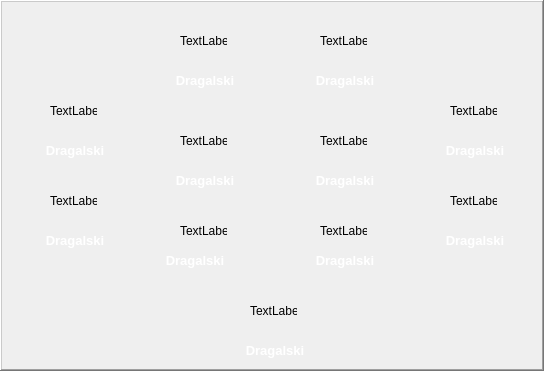
  <widget class="QFrame" name="pitch">
   <property name="geometry">
    <rect>
     <x>1090</x>
     <y>120</y>
     <width>544</width>
     <height>371</height>
    </rect>
   </property>
   <property name="frameShape">
    <enum>QFrame::WinPanel</enum>
   </property>
   <property name="frameShadow">
    <enum>QFrame::Raised</enum>
   </property>
   <widget class="QLabel" name="p1">
    <property name="geometry">
     <rect>
      <x>220</x>
      <y>340</y>
      <width>110</width>
      <height>21</height>
     </rect>
    </property>
    <property name="palette">
     <palette>
      <active>
       <colorrole role="WindowText">
        <brush brushstyle="SolidPattern">
         <color alpha="255">
          <red>255</red>
          <green>255</green>
          <blue>255</blue>
         </color>
        </brush>
       </colorrole>
       <colorrole role="Text">
        <brush brushstyle="SolidPattern">
         <color alpha="255">
          <red>0</red>
          <green>0</green>
          <blue>0</blue>
         </color>
        </brush>
       </colorrole>
      </active>
      <inactive>
       <colorrole role="WindowText">
        <brush brushstyle="SolidPattern">
         <color alpha="255">
          <red>255</red>
          <green>255</green>
          <blue>255</blue>
         </color>
        </brush>
       </colorrole>
       <colorrole role="Text">
        <brush brushstyle="SolidPattern">
         <color alpha="255">
          <red>0</red>
          <green>0</green>
          <blue>0</blue>
         </color>
        </brush>
       </colorrole>
      </inactive>
      <disabled>
       <colorrole role="WindowText">
        <brush brushstyle="SolidPattern">
         <color alpha="255">
          <red>120</red>
          <green>120</green>
          <blue>120</blue>
         </color>
        </brush>
       </colorrole>
       <colorrole role="Text">
        <brush brushstyle="SolidPattern">
         <color alpha="255">
          <red>120</red>
          <green>120</green>
          <blue>120</blue>
         </color>
        </brush>
       </colorrole>
      </disabled>
     </palette>
    </property>
    <property name="font">
     <font>
      <family>Segoe UI</family>
      <pointsize>10</pointsize>
      <weight>75</weight>
      <bold>true</bold>
     </font>
    </property>
    <property name="text">
     <string>Dragalski</string>
    </property>
    <property name="alignment">
     <set>Qt::AlignCenter</set>
    </property>
   </widget>
   <widget class="QLabel" name="p2">
    <property name="geometry">
     <rect>
      <x>20</x>
      <y>230</y>
      <width>110</width>
      <height>21</height>
     </rect>
    </property>
    <property name="palette">
     <palette>
      <active>
       <colorrole role="WindowText">
        <brush brushstyle="SolidPattern">
         <color alpha="255">
          <red>255</red>
          <green>255</green>
          <blue>255</blue>
         </color>
        </brush>
       </colorrole>
       <colorrole role="Text">
        <brush brushstyle="SolidPattern">
         <color alpha="255">
          <red>0</red>
          <green>0</green>
          <blue>0</blue>
         </color>
        </brush>
       </colorrole>
      </active>
      <inactive>
       <colorrole role="WindowText">
        <brush brushstyle="SolidPattern">
         <color alpha="255">
          <red>255</red>
          <green>255</green>
          <blue>255</blue>
         </color>
        </brush>
       </colorrole>
       <colorrole role="Text">
        <brush brushstyle="SolidPattern">
         <color alpha="255">
          <red>0</red>
          <green>0</green>
          <blue>0</blue>
         </color>
        </brush>
       </colorrole>
      </inactive>
      <disabled>
       <colorrole role="WindowText">
        <brush brushstyle="SolidPattern">
         <color alpha="255">
          <red>120</red>
          <green>120</green>
          <blue>120</blue>
         </color>
        </brush>
       </colorrole>
       <colorrole role="Text">
        <brush brushstyle="SolidPattern">
         <color alpha="255">
          <red>120</red>
          <green>120</green>
          <blue>120</blue>
         </color>
        </brush>
       </colorrole>
      </disabled>
     </palette>
    </property>
    <property name="font">
     <font>
      <family>Segoe UI</family>
      <pointsize>10</pointsize>
      <weight>75</weight>
      <bold>true</bold>
     </font>
    </property>
    <property name="text">
     <string>Dragalski</string>
    </property>
    <property name="alignment">
     <set>Qt::AlignCenter</set>
    </property>
   </widget>
   <widget class="QLabel" name="p3">
    <property name="geometry">
     <rect>
      <x>140</x>
      <y>250</y>
      <width>110</width>
      <height>21</height>
     </rect>
    </property>
    <property name="palette">
     <palette>
      <active>
       <colorrole role="WindowText">
        <brush brushstyle="SolidPattern">
         <color alpha="255">
          <red>255</red>
          <green>255</green>
          <blue>255</blue>
         </color>
        </brush>
       </colorrole>
       <colorrole role="Text">
        <brush brushstyle="SolidPattern">
         <color alpha="255">
          <red>0</red>
          <green>0</green>
          <blue>0</blue>
         </color>
        </brush>
       </colorrole>
      </active>
      <inactive>
       <colorrole role="WindowText">
        <brush brushstyle="SolidPattern">
         <color alpha="255">
          <red>255</red>
          <green>255</green>
          <blue>255</blue>
         </color>
        </brush>
       </colorrole>
       <colorrole role="Text">
        <brush brushstyle="SolidPattern">
         <color alpha="255">
          <red>0</red>
          <green>0</green>
          <blue>0</blue>
         </color>
        </brush>
       </colorrole>
      </inactive>
      <disabled>
       <colorrole role="WindowText">
        <brush brushstyle="SolidPattern">
         <color alpha="255">
          <red>120</red>
          <green>120</green>
          <blue>120</blue>
         </color>
        </brush>
       </colorrole>
       <colorrole role="Text">
        <brush brushstyle="SolidPattern">
         <color alpha="255">
          <red>120</red>
          <green>120</green>
          <blue>120</blue>
         </color>
        </brush>
       </colorrole>
      </disabled>
     </palette>
    </property>
    <property name="font">
     <font>
      <family>Segoe UI</family>
      <pointsize>10</pointsize>
      <weight>75</weight>
      <bold>true</bold>
     </font>
    </property>
    <property name="text">
     <string>Dragalski</string>
    </property>
    <property name="alignment">
     <set>Qt::AlignCenter</set>
    </property>
   </widget>
   <widget class="QLabel" name="p4">
    <property name="geometry">
     <rect>
      <x>290</x>
      <y>250</y>
      <width>110</width>
      <height>21</height>
     </rect>
    </property>
    <property name="palette">
     <palette>
      <active>
       <colorrole role="WindowText">
        <brush brushstyle="SolidPattern">
         <color alpha="255">
          <red>255</red>
          <green>255</green>
          <blue>255</blue>
         </color>
        </brush>
       </colorrole>
       <colorrole role="Text">
        <brush brushstyle="SolidPattern">
         <color alpha="255">
          <red>0</red>
          <green>0</green>
          <blue>0</blue>
         </color>
        </brush>
       </colorrole>
      </active>
      <inactive>
       <colorrole role="WindowText">
        <brush brushstyle="SolidPattern">
         <color alpha="255">
          <red>255</red>
          <green>255</green>
          <blue>255</blue>
         </color>
        </brush>
       </colorrole>
       <colorrole role="Text">
        <brush brushstyle="SolidPattern">
         <color alpha="255">
          <red>0</red>
          <green>0</green>
          <blue>0</blue>
         </color>
        </brush>
       </colorrole>
      </inactive>
      <disabled>
       <colorrole role="WindowText">
        <brush brushstyle="SolidPattern">
         <color alpha="255">
          <red>120</red>
          <green>120</green>
          <blue>120</blue>
         </color>
        </brush>
       </colorrole>
       <colorrole role="Text">
        <brush brushstyle="SolidPattern">
         <color alpha="255">
          <red>120</red>
          <green>120</green>
          <blue>120</blue>
         </color>
        </brush>
       </colorrole>
      </disabled>
     </palette>
    </property>
    <property name="font">
     <font>
      <family>Segoe UI</family>
      <pointsize>10</pointsize>
      <weight>75</weight>
      <bold>true</bold>
     </font>
    </property>
    <property name="text">
     <string>Dragalski</string>
    </property>
    <property name="alignment">
     <set>Qt::AlignCenter</set>
    </property>
   </widget>
   <widget class="QLabel" name="p5">
    <property name="geometry">
     <rect>
      <x>420</x>
      <y>230</y>
      <width>110</width>
      <height>21</height>
     </rect>
    </property>
    <property name="palette">
     <palette>
      <active>
       <colorrole role="WindowText">
        <brush brushstyle="SolidPattern">
         <color alpha="255">
          <red>255</red>
          <green>255</green>
          <blue>255</blue>
         </color>
        </brush>
       </colorrole>
       <colorrole role="Text">
        <brush brushstyle="SolidPattern">
         <color alpha="255">
          <red>0</red>
          <green>0</green>
          <blue>0</blue>
         </color>
        </brush>
       </colorrole>
      </active>
      <inactive>
       <colorrole role="WindowText">
        <brush brushstyle="SolidPattern">
         <color alpha="255">
          <red>255</red>
          <green>255</green>
          <blue>255</blue>
         </color>
        </brush>
       </colorrole>
       <colorrole role="Text">
        <brush brushstyle="SolidPattern">
         <color alpha="255">
          <red>0</red>
          <green>0</green>
          <blue>0</blue>
         </color>
        </brush>
       </colorrole>
      </inactive>
      <disabled>
       <colorrole role="WindowText">
        <brush brushstyle="SolidPattern">
         <color alpha="255">
          <red>120</red>
          <green>120</green>
          <blue>120</blue>
         </color>
        </brush>
       </colorrole>
       <colorrole role="Text">
        <brush brushstyle="SolidPattern">
         <color alpha="255">
          <red>120</red>
          <green>120</green>
          <blue>120</blue>
         </color>
        </brush>
       </colorrole>
      </disabled>
     </palette>
    </property>
    <property name="font">
     <font>
      <family>Segoe UI</family>
      <pointsize>10</pointsize>
      <weight>75</weight>
      <bold>true</bold>
     </font>
    </property>
    <property name="text">
     <string>Dragalski</string>
    </property>
    <property name="alignment">
     <set>Qt::AlignCenter</set>
    </property>
   </widget>
   <widget class="QLabel" name="p9">
    <property name="geometry">
     <rect>
      <x>420</x>
      <y>140</y>
      <width>110</width>
      <height>21</height>
     </rect>
    </property>
    <property name="palette">
     <palette>
      <active>
       <colorrole role="WindowText">
        <brush brushstyle="SolidPattern">
         <color alpha="255">
          <red>255</red>
          <green>255</green>
          <blue>255</blue>
         </color>
        </brush>
       </colorrole>
       <colorrole role="Text">
        <brush brushstyle="SolidPattern">
         <color alpha="255">
          <red>0</red>
          <green>0</green>
          <blue>0</blue>
         </color>
        </brush>
       </colorrole>
      </active>
      <inactive>
       <colorrole role="WindowText">
        <brush brushstyle="SolidPattern">
         <color alpha="255">
          <red>255</red>
          <green>255</green>
          <blue>255</blue>
         </color>
        </brush>
       </colorrole>
       <colorrole role="Text">
        <brush brushstyle="SolidPattern">
         <color alpha="255">
          <red>0</red>
          <green>0</green>
          <blue>0</blue>
         </color>
        </brush>
       </colorrole>
      </inactive>
      <disabled>
       <colorrole role="WindowText">
        <brush brushstyle="SolidPattern">
         <color alpha="255">
          <red>120</red>
          <green>120</green>
          <blue>120</blue>
         </color>
        </brush>
       </colorrole>
       <colorrole role="Text">
        <brush brushstyle="SolidPattern">
         <color alpha="255">
          <red>120</red>
          <green>120</green>
          <blue>120</blue>
         </color>
        </brush>
       </colorrole>
      </disabled>
     </palette>
    </property>
    <property name="font">
     <font>
      <family>Segoe UI</family>
      <pointsize>10</pointsize>
      <weight>75</weight>
      <bold>true</bold>
     </font>
    </property>
    <property name="text">
     <string>Dragalski</string>
    </property>
    <property name="alignment">
     <set>Qt::AlignCenter</set>
    </property>
   </widget>
   <widget class="QLabel" name="p7">
    <property name="geometry">
     <rect>
      <x>150</x>
      <y>170</y>
      <width>110</width>
      <height>21</height>
     </rect>
    </property>
    <property name="palette">
     <palette>
      <active>
       <colorrole role="WindowText">
        <brush brushstyle="SolidPattern">
         <color alpha="255">
          <red>255</red>
          <green>255</green>
          <blue>255</blue>
         </color>
        </brush>
       </colorrole>
       <colorrole role="Text">
        <brush brushstyle="SolidPattern">
         <color alpha="255">
          <red>0</red>
          <green>0</green>
          <blue>0</blue>
         </color>
        </brush>
       </colorrole>
      </active>
      <inactive>
       <colorrole role="WindowText">
        <brush brushstyle="SolidPattern">
         <color alpha="255">
          <red>255</red>
          <green>255</green>
          <blue>255</blue>
         </color>
        </brush>
       </colorrole>
       <colorrole role="Text">
        <brush brushstyle="SolidPattern">
         <color alpha="255">
          <red>0</red>
          <green>0</green>
          <blue>0</blue>
         </color>
        </brush>
       </colorrole>
      </inactive>
      <disabled>
       <colorrole role="WindowText">
        <brush brushstyle="SolidPattern">
         <color alpha="255">
          <red>120</red>
          <green>120</green>
          <blue>120</blue>
         </color>
        </brush>
       </colorrole>
       <colorrole role="Text">
        <brush brushstyle="SolidPattern">
         <color alpha="255">
          <red>120</red>
          <green>120</green>
          <blue>120</blue>
         </color>
        </brush>
       </colorrole>
      </disabled>
     </palette>
    </property>
    <property name="font">
     <font>
      <family>Segoe UI</family>
      <pointsize>10</pointsize>
      <weight>75</weight>
      <bold>true</bold>
     </font>
    </property>
    <property name="text">
     <string>Dragalski</string>
    </property>
    <property name="alignment">
     <set>Qt::AlignCenter</set>
    </property>
   </widget>
   <widget class="QLabel" name="p8">
    <property name="geometry">
     <rect>
      <x>290</x>
      <y>170</y>
      <width>110</width>
      <height>21</height>
     </rect>
    </property>
    <property name="palette">
     <palette>
      <active>
       <colorrole role="WindowText">
        <brush brushstyle="SolidPattern">
         <color alpha="255">
          <red>255</red>
          <green>255</green>
          <blue>255</blue>
         </color>
        </brush>
       </colorrole>
       <colorrole role="Text">
        <brush brushstyle="SolidPattern">
         <color alpha="255">
          <red>0</red>
          <green>0</green>
          <blue>0</blue>
         </color>
        </brush>
       </colorrole>
      </active>
      <inactive>
       <colorrole role="WindowText">
        <brush brushstyle="SolidPattern">
         <color alpha="255">
          <red>255</red>
          <green>255</green>
          <blue>255</blue>
         </color>
        </brush>
       </colorrole>
       <colorrole role="Text">
        <brush brushstyle="SolidPattern">
         <color alpha="255">
          <red>0</red>
          <green>0</green>
          <blue>0</blue>
         </color>
        </brush>
       </colorrole>
      </inactive>
      <disabled>
       <colorrole role="WindowText">
        <brush brushstyle="SolidPattern">
         <color alpha="255">
          <red>120</red>
          <green>120</green>
          <blue>120</blue>
         </color>
        </brush>
       </colorrole>
       <colorrole role="Text">
        <brush brushstyle="SolidPattern">
         <color alpha="255">
          <red>120</red>
          <green>120</green>
          <blue>120</blue>
         </color>
        </brush>
       </colorrole>
      </disabled>
     </palette>
    </property>
    <property name="font">
     <font>
      <family>Segoe UI</family>
      <pointsize>10</pointsize>
      <weight>75</weight>
      <bold>true</bold>
     </font>
    </property>
    <property name="text">
     <string>Dragalski</string>
    </property>
    <property name="alignment">
     <set>Qt::AlignCenter</set>
    </property>
   </widget>
   <widget class="QLabel" name="p6">
    <property name="geometry">
     <rect>
      <x>20</x>
      <y>140</y>
      <width>110</width>
      <height>21</height>
     </rect>
    </property>
    <property name="palette">
     <palette>
      <active>
       <colorrole role="WindowText">
        <brush brushstyle="SolidPattern">
         <color alpha="255">
          <red>255</red>
          <green>255</green>
          <blue>255</blue>
         </color>
        </brush>
       </colorrole>
       <colorrole role="Text">
        <brush brushstyle="SolidPattern">
         <color alpha="255">
          <red>0</red>
          <green>0</green>
          <blue>0</blue>
         </color>
        </brush>
       </colorrole>
      </active>
      <inactive>
       <colorrole role="WindowText">
        <brush brushstyle="SolidPattern">
         <color alpha="255">
          <red>255</red>
          <green>255</green>
          <blue>255</blue>
         </color>
        </brush>
       </colorrole>
       <colorrole role="Text">
        <brush brushstyle="SolidPattern">
         <color alpha="255">
          <red>0</red>
          <green>0</green>
          <blue>0</blue>
         </color>
        </brush>
       </colorrole>
      </inactive>
      <disabled>
       <colorrole role="WindowText">
        <brush brushstyle="SolidPattern">
         <color alpha="255">
          <red>120</red>
          <green>120</green>
          <blue>120</blue>
         </color>
        </brush>
       </colorrole>
       <colorrole role="Text">
        <brush brushstyle="SolidPattern">
         <color alpha="255">
          <red>120</red>
          <green>120</green>
          <blue>120</blue>
         </color>
        </brush>
       </colorrole>
      </disabled>
     </palette>
    </property>
    <property name="font">
     <font>
      <family>Segoe UI</family>
      <pointsize>10</pointsize>
      <weight>75</weight>
      <bold>true</bold>
     </font>
    </property>
    <property name="text">
     <string>Dragalski</string>
    </property>
    <property name="alignment">
     <set>Qt::AlignCenter</set>
    </property>
   </widget>
   <widget class="QLabel" name="p10">
    <property name="geometry">
     <rect>
      <x>150</x>
      <y>70</y>
      <width>110</width>
      <height>21</height>
     </rect>
    </property>
    <property name="palette">
     <palette>
      <active>
       <colorrole role="WindowText">
        <brush brushstyle="SolidPattern">
         <color alpha="255">
          <red>255</red>
          <green>255</green>
          <blue>255</blue>
         </color>
        </brush>
       </colorrole>
       <colorrole role="Text">
        <brush brushstyle="SolidPattern">
         <color alpha="255">
          <red>0</red>
          <green>0</green>
          <blue>0</blue>
         </color>
        </brush>
       </colorrole>
      </active>
      <inactive>
       <colorrole role="WindowText">
        <brush brushstyle="SolidPattern">
         <color alpha="255">
          <red>255</red>
          <green>255</green>
          <blue>255</blue>
         </color>
        </brush>
       </colorrole>
       <colorrole role="Text">
        <brush brushstyle="SolidPattern">
         <color alpha="255">
          <red>0</red>
          <green>0</green>
          <blue>0</blue>
         </color>
        </brush>
       </colorrole>
      </inactive>
      <disabled>
       <colorrole role="WindowText">
        <brush brushstyle="SolidPattern">
         <color alpha="255">
          <red>120</red>
          <green>120</green>
          <blue>120</blue>
         </color>
        </brush>
       </colorrole>
       <colorrole role="Text">
        <brush brushstyle="SolidPattern">
         <color alpha="255">
          <red>120</red>
          <green>120</green>
          <blue>120</blue>
         </color>
        </brush>
       </colorrole>
      </disabled>
     </palette>
    </property>
    <property name="font">
     <font>
      <family>Segoe UI</family>
      <pointsize>10</pointsize>
      <weight>75</weight>
      <bold>true</bold>
     </font>
    </property>
    <property name="text">
     <string>Dragalski</string>
    </property>
    <property name="alignment">
     <set>Qt::AlignCenter</set>
    </property>
   </widget>
   <widget class="QLabel" name="p11">
    <property name="geometry">
     <rect>
      <x>290</x>
      <y>70</y>
      <width>110</width>
      <height>21</height>
     </rect>
    </property>
    <property name="palette">
     <palette>
      <active>
       <colorrole role="WindowText">
        <brush brushstyle="SolidPattern">
         <color alpha="255">
          <red>255</red>
          <green>255</green>
          <blue>255</blue>
         </color>
        </brush>
       </colorrole>
       <colorrole role="Text">
        <brush brushstyle="SolidPattern">
         <color alpha="255">
          <red>0</red>
          <green>0</green>
          <blue>0</blue>
         </color>
        </brush>
       </colorrole>
      </active>
      <inactive>
       <colorrole role="WindowText">
        <brush brushstyle="SolidPattern">
         <color alpha="255">
          <red>255</red>
          <green>255</green>
          <blue>255</blue>
         </color>
        </brush>
       </colorrole>
       <colorrole role="Text">
        <brush brushstyle="SolidPattern">
         <color alpha="255">
          <red>0</red>
          <green>0</green>
          <blue>0</blue>
         </color>
        </brush>
       </colorrole>
      </inactive>
      <disabled>
       <colorrole role="WindowText">
        <brush brushstyle="SolidPattern">
         <color alpha="255">
          <red>120</red>
          <green>120</green>
          <blue>120</blue>
         </color>
        </brush>
       </colorrole>
       <colorrole role="Text">
        <brush brushstyle="SolidPattern">
         <color alpha="255">
          <red>120</red>
          <green>120</green>
          <blue>120</blue>
         </color>
        </brush>
       </colorrole>
      </disabled>
     </palette>
    </property>
    <property name="font">
     <font>
      <family>Segoe UI</family>
      <pointsize>10</pointsize>
      <weight>75</weight>
      <bold>true</bold>
     </font>
    </property>
    <property name="text">
     <string>Dragalski</string>
    </property>
    <property name="alignment">
     <set>Qt::AlignCenter</set>
    </property>
   </widget>
   <widget class="QLabel" name="ts_1">
    <property name="geometry">
     <rect>
      <x>250</x>
      <y>290</y>
      <width>47</width>
      <height>41</height>
     </rect>
    </property>
    <property name="text">
     <string>TextLabel</string>
    </property>
   </widget>
   <widget class="QLabel" name="ts_2">
    <property name="geometry">
     <rect>
      <x>50</x>
      <y>180</y>
      <width>47</width>
      <height>41</height>
     </rect>
    </property>
    <property name="text">
     <string>TextLabel</string>
    </property>
   </widget>
   <widget class="QLabel" name="ts_3">
    <property name="geometry">
     <rect>
      <x>180</x>
      <y>210</y>
      <width>47</width>
      <height>41</height>
     </rect>
    </property>
    <property name="text">
     <string>TextLabel</string>
    </property>
   </widget>
   <widget class="QLabel" name="ts_4">
    <property name="geometry">
     <rect>
      <x>320</x>
      <y>210</y>
      <width>47</width>
      <height>41</height>
     </rect>
    </property>
    <property name="text">
     <string>TextLabel</string>
    </property>
   </widget>
   <widget class="QLabel" name="ts_5">
    <property name="geometry">
     <rect>
      <x>450</x>
      <y>180</y>
      <width>47</width>
      <height>41</height>
     </rect>
    </property>
    <property name="text">
     <string>TextLabel</string>
    </property>
   </widget>
   <widget class="QLabel" name="ts_6">
    <property name="geometry">
     <rect>
      <x>50</x>
      <y>90</y>
      <width>47</width>
      <height>41</height>
     </rect>
    </property>
    <property name="text">
     <string>TextLabel</string>
    </property>
   </widget>
   <widget class="QLabel" name="ts_7">
    <property name="geometry">
     <rect>
      <x>180</x>
      <y>120</y>
      <width>47</width>
      <height>41</height>
     </rect>
    </property>
    <property name="text">
     <string>TextLabel</string>
    </property>
   </widget>
   <widget class="QLabel" name="ts_8">
    <property name="geometry">
     <rect>
      <x>320</x>
      <y>120</y>
      <width>47</width>
      <height>41</height>
     </rect>
    </property>
    <property name="text">
     <string>TextLabel</string>
    </property>
   </widget>
   <widget class="QLabel" name="ts_9">
    <property name="geometry">
     <rect>
      <x>450</x>
      <y>90</y>
      <width>47</width>
      <height>41</height>
     </rect>
    </property>
    <property name="text">
     <string>TextLabel</string>
    </property>
   </widget>
   <widget class="QLabel" name="ts_10">
    <property name="geometry">
     <rect>
      <x>180</x>
      <y>20</y>
      <width>47</width>
      <height>41</height>
     </rect>
    </property>
    <property name="text">
     <string>TextLabel</string>
    </property>
   </widget>
   <widget class="QLabel" name="ts_11">
    <property name="geometry">
     <rect>
      <x>320</x>
      <y>20</y>
      <width>47</width>
      <height>41</height>
     </rect>
    </property>
    <property name="text">
     <string>TextLabel</string>
    </property>
   </widget>
  </widget>
